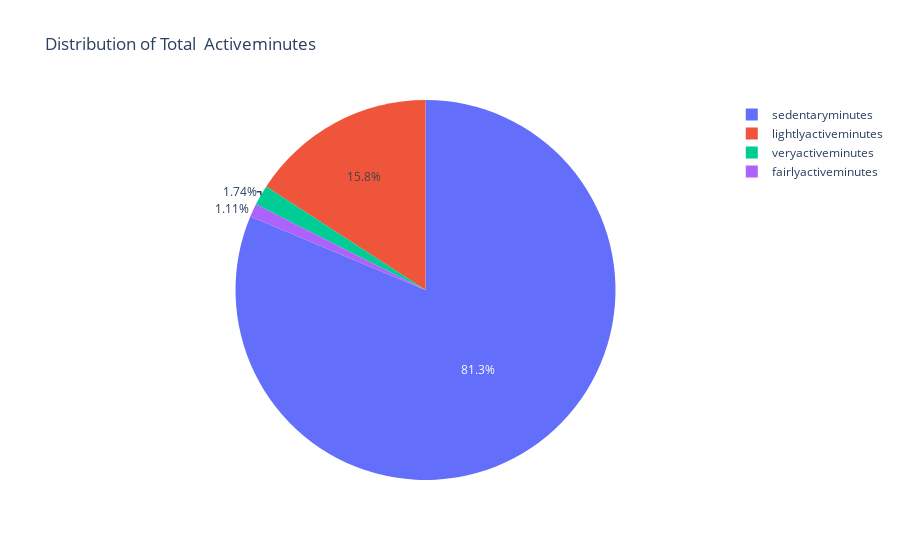

Here is the notebook cell this chart was saved with:
### Code cell
sum_minus = daily_activity[['sedentaryminutes','lightlyactiveminutes','fairlyactiveminutes','veryactiveminutes']].sum()
avctiveminus = ['sedentaryminutes','lightlyactiveminutes','fairlyactiveminutes','veryactiveminutes']
plot1= px.pie(daily_activity,values=sum_minus,names=avctiveminus,title='Distribution of Total  Activeminutes')
plot1

### Figure 1 — Plotly figure (JSON) as saved in the notebook; plotly's stock layout.template omitted (floating-point values rounded to 4 significant figures)
{"data": [{"domain": {"x": [0, 1], "y": [0, 1]}, "hovertemplate": "label=%{label}<br>value=%{value}<extra></extra>", "labels": ["sedentaryminutes", "lightlyactiveminutes", "fairlyactiveminutes", "veryactiveminutes"], "legendgroup": "", "name": "", "showlegend": true, "type": "pie", "values": [931738, 181244, 12751, 19895]}], "layout": {"legend": {"tracegroupgap": 0}, "title": {"text": "Distribution of Total  Activeminutes"}}}
